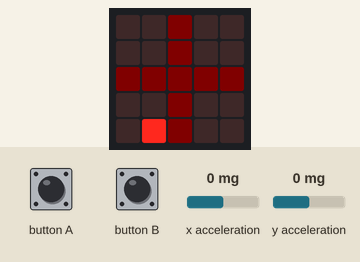
Simulated run of this program. Board: BBC micro:bit (MakeCode). Shown: the board's 5×5 LED display. Inputs (shaded band) come from the test bench; at power-on: y acceleration 0 mg, x acceleration 0 mg. Random numbers come from a fixed seed.

Above: at 1.2 s.
1.3 s: y acceleration set to -1440 mg
At 3.9 s:
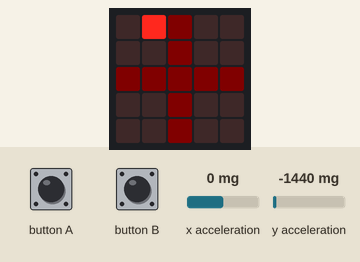
4.3 s: x acceleration set to 750 mg
At 6.5 s:
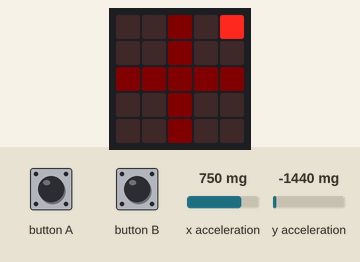
6.8 s: y acceleration set to 750 mg
At 9.3 s:
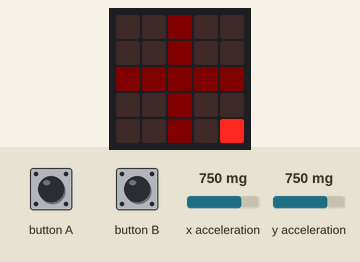
9.8 s: x acceleration set to -1440 mg
At 12.0 s:
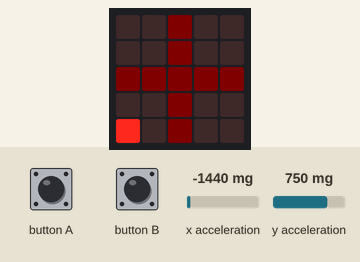
12.8 s: y acceleration set to -750 mg
At 15.1 s:
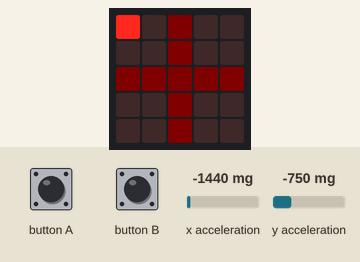
Timing chart, 0 to 16.6 s (numbered marks = the images above; inputs shaded):
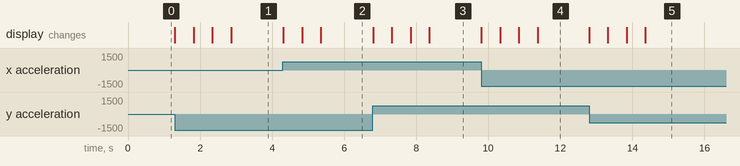

The program:

main.ts
```typescript
function checkDown () {
    if (input.acceleration(Dimension.Y) < 0 - czulosc) {
        if (y1 > aX) {
            y1 += -1
            return true
        }
    }
    return false
}
input.onButtonPressed(Button.A, function () {
    speed += 0 - 100
    if (speed <= 0) {
        speed = 500
    }
    console.log(speed)
})
function displayCelownik () {
    led.plotBrightness(2, 0, snipe)
    led.plotBrightness(2, 1, snipe)
    led.plotBrightness(2, 2, snipe)
    led.plotBrightness(2, 3, snipe)
    led.plotBrightness(2, 4, snipe)
    led.plotBrightness(0, 2, snipe)
    led.plotBrightness(1, 2, snipe)
    led.plotBrightness(3, 2, snipe)
    led.plotBrightness(4, 2, snipe)
}
function checkUp () {
    if (input.acceleration(Dimension.Y) > czulosc) {
        if (y1 < bX) {
            y1 += 1
            return true
        }
    }
    return false
}
function onStart () {
    x = randint(aX, bX)
    y = randint(aX, bX)
    x1 = x
    y1 = y
    displayCelownik()
    led.plot(x1, y1)
}
function checkLeft () {
    if (input.acceleration(Dimension.X) < 0 - czulosc) {
        if (x1 > aX) {
            x1 += -1
            return true
        }
    }
    return false
}
function checkRight () {
    if (input.acceleration(Dimension.X) > czulosc) {
        if (x1 < bX) {
            x1 += 1
            return true
        }
    }
    return false
}
input.onButtonPressed(Button.B, function () {
    if (x1 == 2 && y1 == 2) {
        if (ileKaczek == 0) {
            basic.showNumber(time / 20)
            basic.pause(2000)
        } else {
            ileKaczek += -1
            basic.showNumber(ileKaczek)
            onStart()
            basic.clearScreen()
        }
    }
})
function rysujPunkt () {
    basic.clearScreen()
    displayCelownik()
    led.plot(x1, y1)
    basic.pause(speed)
}
let time = 0
let x1 = 0
let y = 0
let x = 0
let y1 = 0
let ileKaczek = 0
let snipe = 0
let czulosc = 0
let bX = 0
let aX = 0
let speed = 0
aX = 0
bX = 4
czulosc = 200
speed = 500
snipe = 5
onStart()
ileKaczek = 5
basic.forever(function () {
    if (checkUp() || checkDown() || checkLeft() || checkRight()) {
        rysujPunkt()
    }
    time += 1
})
```

test.ts
```typescript
// tu są testy; nie będzie to kompilowane, gdy ten pakiet będzie używany jako rozszerzenie.
```

Measured:
- after the input at 1.3 s, the display: first changes at once (image 1 shows a later state)
- after the input at 4.3 s, the display: first changes at once (image 2 shows a later state)
- after the input at 6.8 s, the display: first changes at once (image 3 shows a later state)
- after the input at 9.8 s, the display: first changes at once (image 4 shows a later state)
- after the input at 12.8 s, the display: first changes at once (image 5 shows a later state)
